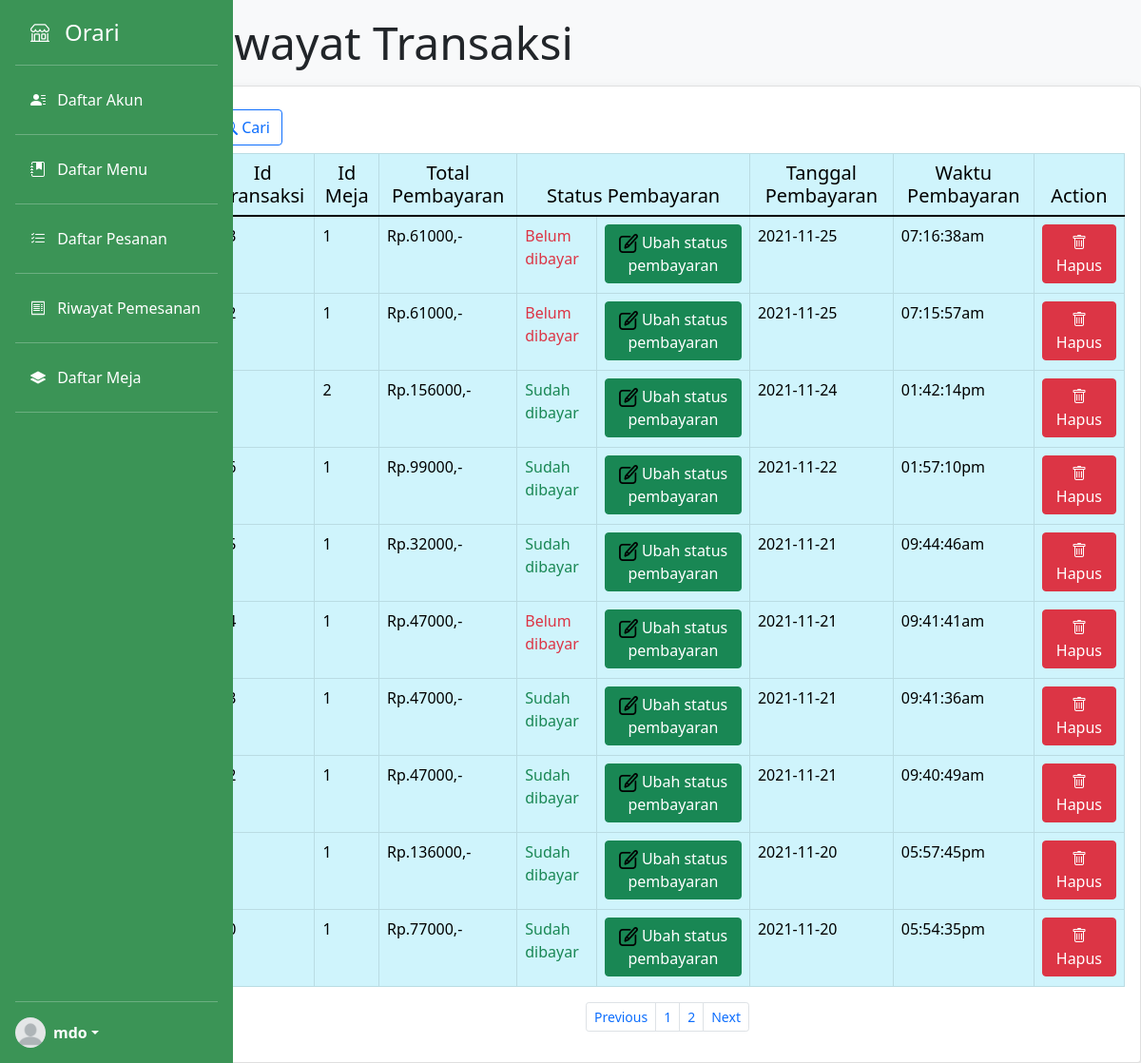
Screenshot of /daftarriwayattrnsks.php (signed in) with the database file from the repository.
### tables this page shows
CREATE TABLE `riwayat_pembelian` (
  `id_transaksi` int(11) NOT NULL,
  `id_meja` int(11) NOT NULL,
  `total_pembayaran` int(10) NOT NULL,
  `status_bayar` int(1) NOT NULL,
  `tanggal_pembayaran` date NOT NULL,
  `waktu_pembayaran` varchar(20) NOT NULL
);

### functiondaftartrnsks.php (the view)
<?php   require_once("includes/koneksi.php"); require_once("includes/logincheck.php");require_once("includes/admincheck.php"); ?>
<table class="table table-bordered table-info">
  <thead class="h5">
    <tr style="text-align:center">
      <td>Id Transaksi</td>
      <td>Id Meja</td>
      <td>Total Pembayaran</td>
      <td colspan="2">Status Pembayaran</td>
      <td>Tanggal Pembayaran</td>
      <td>Waktu Pembayaran</td>
      <td>Action</td>
    </tr>
  </thead>
  <tbody id="search_result">
    <?php
        $perHalaman = 10;
        $halaman = isset($_GET['halaman']) ? (int)$_GET['halaman']  : 1;
        $halamanAwal = ($halaman>1) ? ($halaman * $perHalaman) - $perHalaman : 0;
        $prev = $halaman - 1;
        $next = $halaman + 1;
        $riwayat = mysqli_query($koneksi,"SELECT * FROM riwayat_pembelian");
        $jumlahriwayat = mysqli_num_rows($riwayat);
        $totalHalaman = ceil($jumlahriwayat / $perHalaman);
        $riwayats = mysqli_query($koneksi,"SELECT * FROM riwayat_pembelian ORDER BY id_transaksi DESC LIMIT $halamanAwal, $perHalaman");
        while($d = mysqli_fetch_assoc($riwayats)){
     ?>
    <tr>
      <td><?php echo $d['id_transaksi'] ?></td>
      <td><?php echo $d['id_meja'] ?></td>
      <td>Rp.<?php echo $d['total_pembayaran'];?>,-</td>
      <td>
        <?php
        if ($d['status_bayar']==1){
          echo "<p class='text-success'>Sudah dibayar</p>";
        }elseif($d['status_bayar']==0){
          echo "<p class='text-danger'>Belum dibayar</p>";
        };
        ?>
      </td>
      <td>
          <button name="gantistatus" type="button" class="btn btn-success" data-bs-toggle="modal" data-bs-target="#gantistatus" data-bs-whatever="<?php echo $d['id_transaksi'];?>" statusbayar="<?php echo $d['status_bayar']?>"><img src="img/edit-icon.png" style="height:20px; width:20px;"> Ubah status pembayaran</button>
      </td>
      <td><?php echo $d['tanggal_pembayaran'];?></td>
      <td><?php echo $d['waktu_pembayaran'];?></td>
      <td>
        <button name="hapustransaksi" type="button" class="btn btn-danger" data-bs-toggle="modal" data-bs-target="#hapustransaksi" data-bs-hapus="<?php echo $d['id_transaksi'];?>"><i class="bi bi-trash"></i> Hapus</button>
      </td>
    </tr>
  <?php  } ?>
  </tbody>
</table>
<ul class="pagination pagination-sm justify-content-center">
  <li class="page-item">
    <a class="page-link" <?php if($halaman > 1){echo "href = '?halaman=$prev'";} ?>>Previous</a>
  </li>
  <?php
  for($x = 1;$x<=$totalHalaman;$x++){ ?>
        <li class="page-item">
          <a class="page-link" href="?halaman=<?php echo $x ?>"><?php echo $x; ?></a>
          </li>
    <?php
    } ?>
    <li class="page-item">
      <a class="page-link" <?php if($halaman < $totalHalaman){ echo "href='?halaman=$next'";}?>>Next</a>
    </li>
</ul>

### rows the page displays
riwayat_pembelian: id_meja "1", total_pembayaran "61000", status_bayar "Belum dibayar", tanggal_pembayaran "2021-11-25", waktu_pembayaran "07:16:38am"
riwayat_pembelian: id_meja "1", total_pembayaran "61000", status_bayar "Belum dibayar", tanggal_pembayaran "2021-11-25", waktu_pembayaran "07:15:57am"
riwayat_pembelian: id_meja "2", total_pembayaran "156000", status_bayar "Sudah dibayar", tanggal_pembayaran "2021-11-24", waktu_pembayaran "01:42:14pm"
riwayat_pembelian: id_meja "1", total_pembayaran "99000", status_bayar "Sudah dibayar", tanggal_pembayaran "2021-11-22", waktu_pembayaran "01:57:10pm"
riwayat_pembelian: id_meja "1", total_pembayaran "32000", status_bayar "Sudah dibayar", tanggal_pembayaran "2021-11-21", waktu_pembayaran "09:44:46am"
riwayat_pembelian: id_meja "1", total_pembayaran "47000", status_bayar "Belum dibayar", tanggal_pembayaran "2021-11-21", waktu_pembayaran "09:41:41am"
riwayat_pembelian: id_meja "1", total_pembayaran "47000", status_bayar "Sudah dibayar", tanggal_pembayaran "2021-11-21", waktu_pembayaran "09:41:36am"
riwayat_pembelian: id_meja "1", total_pembayaran "47000", status_bayar "Sudah dibayar", tanggal_pembayaran "2021-11-21", waktu_pembayaran "09:40:49am"
riwayat_pembelian: id_meja "1", total_pembayaran "136000", status_bayar "Sudah dibayar", tanggal_pembayaran "2021-11-20", waktu_pembayaran "05:57:45pm"
riwayat_pembelian: id_meja "1", total_pembayaran "77000", status_bayar "Sudah dibayar", tanggal_pembayaran "2021-11-20", waktu_pembayaran "05:54:35pm"
